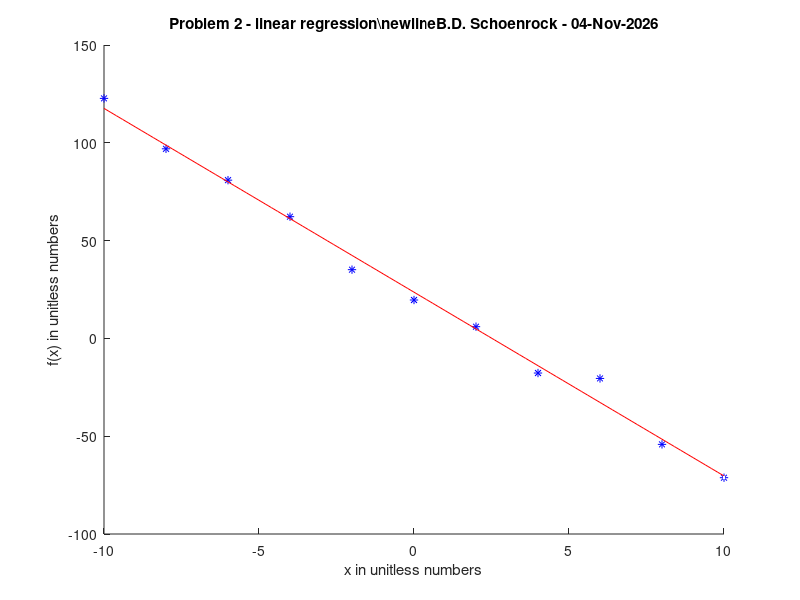

Recreate this plot in MATLAB. (Note: this script raises an error after producing the figure.)
%Program to determine parameters to fit a set of data
clear all;

x=[-10 -8 -6 -4 -2 0 2 4 6 8 10]';
fx=[122.7106 96.9288 80.9006 62.2326 35.1397 19.6305 5.9876 -17.7030 -20.4644 -54.1783 -71.2149]';

g0=x.^0;
g1=x;

al00=g0'*g0;
al01=g0'*g1;
al10=al01;
al11=g1'*g1;

b0=fx'*g0;
b1=fx'*g1;

Alpha1=[al00 al01;al10 al11];
B1=[b0 b1]';
A1=Alpha1\B1;
p1=A1(1)*g0+A1(2)*g1;
er1=p1-fx;
ss1=er1'*er1;

xc=[min(x):(max(x)-min(x))/100:max(x)]';
gc0=xc.^0;
gc1=xc;

fxc1=A1(1)*gc0+A1(2)*gc1;

t0='Parameter';
l1='a0';
l2='a1';
l4='sum Sq';
t1='linear fit value';
tn='N/A';


figure
hold on
plot(x,fx,'b*')
plot(xc,fxc1,'r-')
plot(max(x),min(fx),'w.')
plot(max(x),min(fx),'w.')
plot(max(x),min(fx),'w.')
plot(max(x),min(fx),'w.')
t1='Problem 2 - linear regression';
tt2='B.D. Schoenrock - ';
tt=[t1,'\newline',tt2,date];
title(tt)
xlabel('x in unitless numbers')
ylabel('f(x) in unitless numbers')

la0=['a0 = ',num2str(A1(1))]
la1=['a1 = ',num2str(A1(2))]
lss=['ss = ',num2str(ss1)]
lssdp=['ssdp = ',num2str(ss1./size(x,1))]

legend('raw data','linear fit',la0,la1,lss,lssdp,1)
legend('boxoff')
%{

a0 = 23.6336
a1 = -9.3962
ss = 274.5485
ssdp = 24.959
%}
